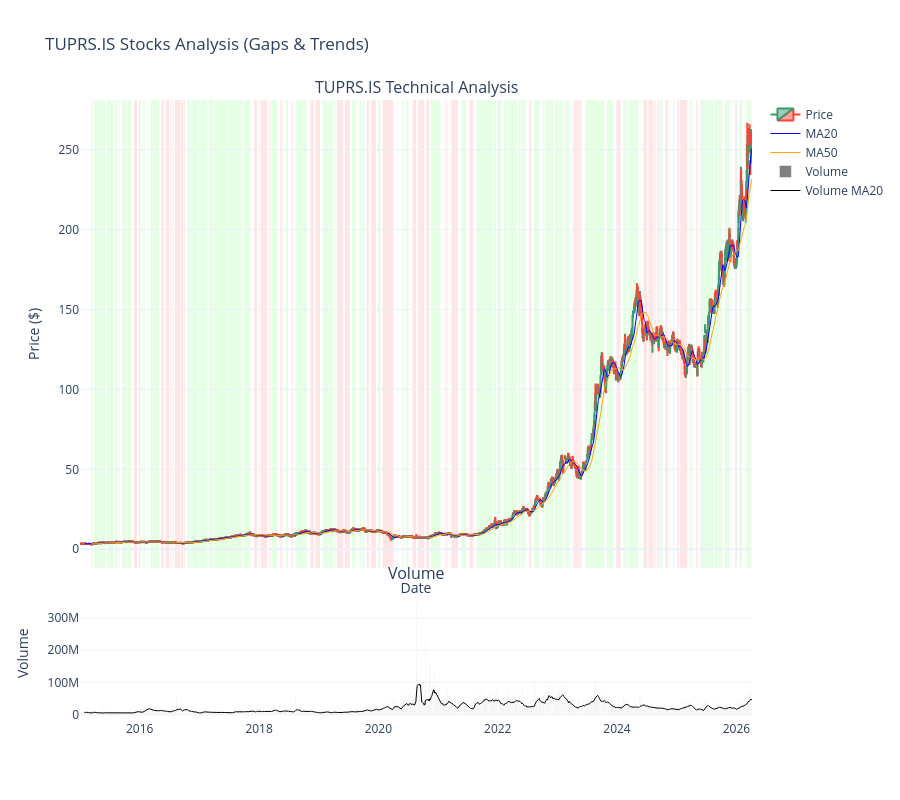

Source (notebook cell):
### Code cell
# ==========================================
# GÖRSELLEŞTİRME (PLOTLY)
# ==========================================

print("\nGörselleştirme hazırlanıyor...")

# 1. Grafik Verisini Hazırla (Son dönem daha okunaklı olur)
plot_data_copy = data_copy.copy()  # Son 250 günü (yaklaşık 1 yıl) çizelim
# Eğer veri çoksa grafiği kasmaması için son kısmı seçmek iyidir.

# 2. Subplot oluştur (2 satır, 1 sütun: Üstte mumlar, altta hacim)
fig = make_subplots(rows=2, cols=1, shared_xaxes=True, 
                    vertical_spacing=0.03, subplot_titles=(f'{ticker} Technical Analysis', 'Volume'), 
                    row_width=[0.2, 0.7]) # Alt grafiği küçült


# --- A. ÜST GRAFİK (CANDLESTICK & GÖSTERGELER) ---

# Candlestick (Mum Grafiği)
fig.add_trace(go.Candlestick(x=plot_data_copy.index,
                open=plot_data_copy['Open'],
                high=plot_data_copy['High'],
                low=plot_data_copy['Low'],
                close=plot_data_copy['Close'],
                name='Price'), row=1, col=1)

# Hareketli Ortalamalar
fig.add_trace(go.Scatter(x=plot_data_copy.index, y=plot_data_copy['MA20'], name='MA20', line=dict(color='blue', width=1)), row=1, col=1)
fig.add_trace(go.Scatter(x=plot_data_copy.index, y=plot_data_copy['MA50'], name='MA50', line=dict(color='orange', width=1)), row=1, col=1)


# --- B. ARKA PLAN TREND RENKLENDİRMESİ ---

# Arka planı trend durumuna göre renklendirme (vrect)
current_trend = None
start_date = plot_data_copy.index[0]

for i in range(len(plot_data_copy)):
    date = plot_data_copy.index[i]
    trend = plot_data_copy['trend_short'].iloc[i]
    
    # Trend değiştiyse veya son barsak, bir önceki bölgeyi çiz
    if trend != current_trend or i == len(plot_data_copy) - 1:
        color = None
        if current_trend == 1: # Uptrend
            color = "rgba(0, 250, 0, 0.1)" # Çok açık yeşil
        elif current_trend == -1: # Downtrend
            color = "rgba(250, 0, 0, 0.1)" # Çok açık kırmızı
        
        # Renk varsa vrect ekle
        if color:
            fig.add_vrect(x0=start_date, x1=date, fillcolor=color, layer="below", line_width=0, row=1, col=1)
        
        # Yeni bölgeyi başlat
        start_date = date
        current_trend = trend




# --- D. ALT GRAFİK (HACİM) ---

# Hacim barları
fig.add_trace(go.Bar(x=plot_data_copy.index, y=plot_data_copy['Volume'], name='Volume', marker_color='gray'), row=2, col=1)
# Hacim MA
fig.add_trace(go.Scatter(x=plot_data_copy.index, y=plot_data_copy['VOL_MA20'], name='Volume MA20', line=dict(color='black', width=1)), row=2, col=1)


# --- E. GRAFİK AYARLARI ---

fig.update_layout(
    title=f'{ticker} Stocks Analysis (Gaps & Trends)',
    xaxis_title='Date',
    yaxis_title='Price',
    xaxis_rangeslider_visible=False, # Alttaki slider'ı kapat (subplot'ta çakışıyor)
    height=800, # Grafik yüksekliği
    template='plotly_white' # Temiz beyaz tema
)

# Y eksenlerini ayarla (üst grafik fiyat, alt grafik hacim)
fig.update_yaxes(title_text="Price ($)", row=1, col=1)
fig.update_yaxes(title_text="Volume", row=2, col=1)

# Grafiği göster
fig.show()

# İsteğe bağlı: Grafiği HTML dosyası olarak kaydet
# fig.write_html(f"{ticker}_gap_analizi.html")
# print(f"Grafik {ticker}_gap_analizi.html olarak kaydedildi.")
